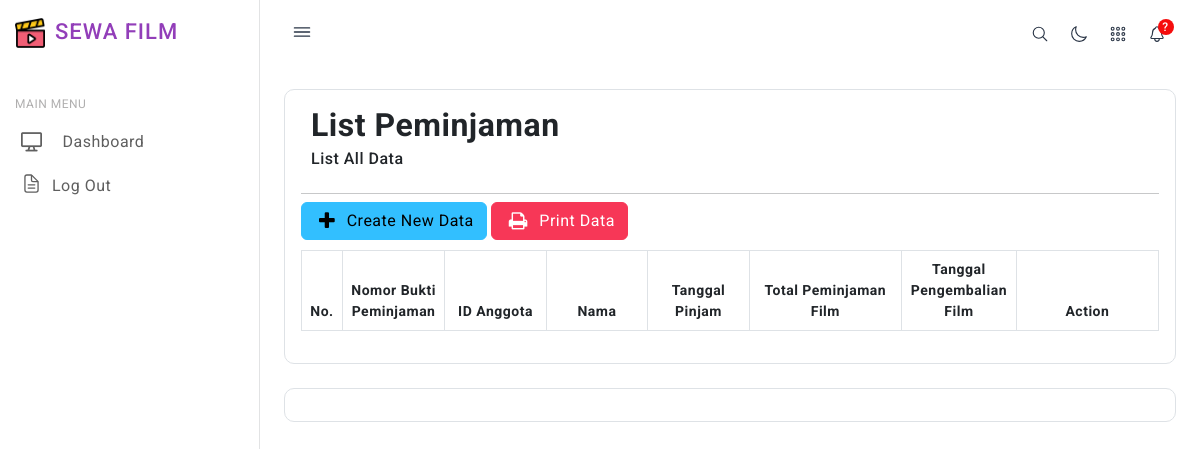
/pinjam/index.php, run on an earlier commit of the app's database.
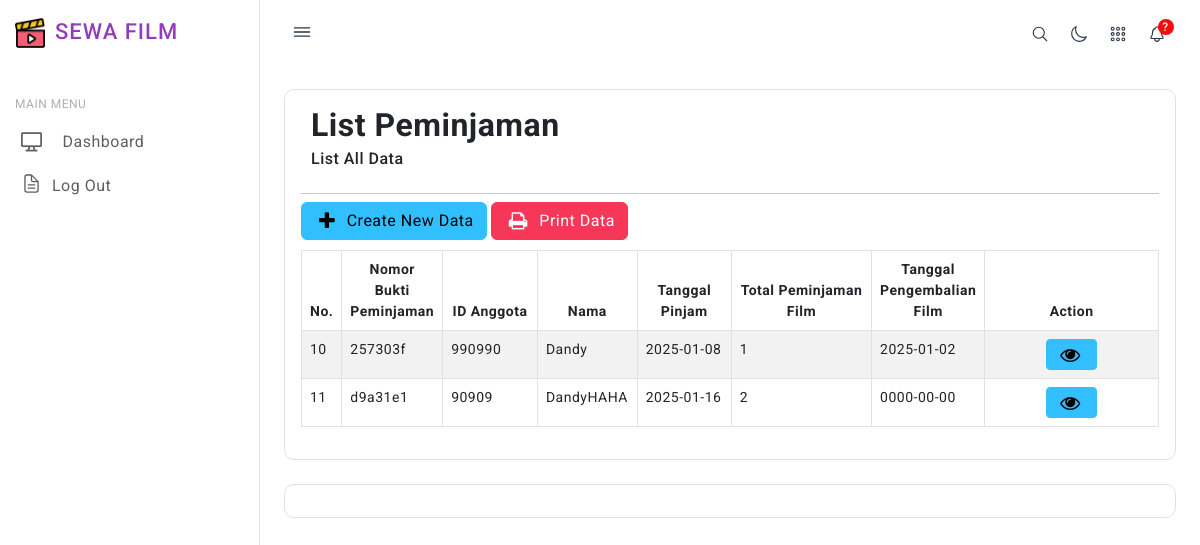
And on a later commit of the database.
### tables this page shows
CREATE TABLE `pinjam` (
  `id` int(11) NOT NULL,
  `nomor_bukti` varchar(10) NOT NULL,
  `nomor_anggota` int(11) UNSIGNED DEFAULT NULL,
  `tanggal_pinjam` date NOT NULL,
  `tanggal_kembali` date NOT NULL,
  `dipinjam` tinyint(1) NOT NULL DEFAULT 0,
  `dikembalikan` tinyint(1) NOT NULL DEFAULT 0
);

CREATE TABLE `anggota` (
  `id` int(11) NOT NULL,
  `nomor_anggota` int(11) UNSIGNED DEFAULT NULL,
  `nama` varchar(255) NOT NULL,
  `jk` enum('L','P') NOT NULL DEFAULT 'L',
  `prodi` enum('TIF','IND','PET') NOT NULL DEFAULT 'TIF'
);

### db/database.php (called while the page is built, shortened)
<?php
class Database {
    private $pdo;
    public function __construct() {
        $dotenv = Dotenv\Dotenv::createImmutable(__DIR__ . "/..");
        $host = $_ENV["DB_HOST"];
        $dbname = $_ENV["DB_DATABASE"];
        $username = $_ENV["DB_USERNAME"];
        $password = $_ENV["DB_PASSWORD"];
        $charset = $_ENV["DB_CHARSET"];
    }
    private function connect($host, $dbname, $username, $password, $charset) {
        try {
            $this->pdo = new PDO("mysql:host={$host};dbname={$dbname};charset={$charset}", $username, $password);
            $this->pdo->setAttribute(PDO::ATTR_ERRMODE, PDO::ERRMODE_EXCEPTION);
        } catch (PDOException $e) {
            die("Database connection failed: " . $e->getMessage());
        }
    }
    public function query($sql, $params = []) {
        $stmt = $this->pdo->prepare($sql);
        if ($stmt) {
            $stmt->execute($params);
            return $stmt;
        } else {
            die("Error in query: " . print_r($this->pdo->errorInfo(), true));
        }
    }
    public function executeQuery($sql, $params = []) {
        try {
            $stmt = $this->pdo->prepare($sql);
            if ($stmt) {
                $stmt->execute($params);
                return $stmt;
            } else {
                die("Error in query: " . print_r($this->pdo->errorInfo(), true));
            }
        } catch (PDOException $e) {
            die("Database error: " . $e->getMessage());
        }
    }
}

### controllers/Pinjam.php (called while the page is built, shortened)
<?php
include_once('../models/PinjamModel.php');
class PinjamController
{
    private $model;
    public function __construct()
    {
        $this->model = new PinjamModel();
    }
    public function getPinjamList()
    {
        return $this->model->getPinjamList();
    }
}

### models/PinjamModel.php (called while the page is built, shortened)
<?php
include_once('../db/database.php');
class PinjamModel
{
    private $db;
    public function __construct()
    {
        $this->db = new Database();
    }
    public function getPinjamList()
    {
        $sql = 'SELECT P.id,P.nomor_bukti,P.nomor_anggota,P.tanggal_pinjam,P.tanggal_kembali,P.dipinjam,P.dikembalikan,A.id as idanggota,A.nama
        FROM pinjam P left join anggota A on (P.nomor_anggota = A.nomor_anggota) limit 100';
        return $this->db->query($sql)->fetchAll(PDO::FETCH_ASSOC);
    }
}

### controllers/Pinjamdetail.php (called while the page is built, shortened)
<?php
include_once('../models/PinjamdetailModel.php');
class PinjamdetailController
{
    private $model;
    public function __construct()
    {
        $this->model = new PinjamdetailModel();
    }
    public function countPinjamdetail($id)
    {
        return $this->model->countPinjamdetail($id);
    }
}

### models/PinjamdetailModel.php (called while the page is built, shortened)
<?php
include_once('../db/database.php');
class PinjamdetailModel
{
    private $db;
    public function __construct()
    {
        $this->db = new Database();
    }
    public function countPinjamdetail($id)
    {
        $sql = "SELECT count(*) as total FROM `pinjamdetail` WHERE pinjam_id=:id";
        $params = array(":id" => $id);
        return $this->db->executeQuery($sql, $params)->fetchColumn();
    }
}

### pinjam/index.php (the view, shortened to what this page needs)
<?php
include("../controllers/Pinjam.php");
include("../controllers/Pinjamdetail.php");
include("../lib/functions.php");
$obj = new PinjamController();
$detail = new PinjamdetailController();
$rows = $obj->getpinjamList();
$theme = setTheme();
getHeader($theme);
?>
<div class="header icon-and-heading">
<h2><strong>List Peminjaman</strong> <small>List All Data</small> </h2>
</div>
<hr style="margin-bottom:-2px;"/>
<a style="margin:10px 0px;" class="btn btn-large btn-info" href="add.php"><i class="fa fa-plus"></i> Create New Data</a>
<a style="margin:10px 0px;" class="btn btn-large btn-danger" href="cetak.php"><i class="fa fa-print"></i> Print Data</a>
<table class="table table-bordered table-striped">
    <thead>
        <tr>
            <th width="30" class="text-center">No.</th>
            <th width="100" class="text-center">Nomor Bukti Peminjaman</th>
            <th width="100" class="text-center">ID Anggota</th>
            <th width="100" class="text-center">Nama</th>
            <th width="100" class="text-center">Tanggal Pinjam</th>
            <th width="150" class="text-center">Total Peminjaman Film</th>
            <th width="100" class="text-center">Tanggal Pengembalian Film</th>
            <th width="140" class="text-center">Action</th>
        </tr>
    </thead>
    <tbody>
        <?php
            foreach($rows as $row){
                $total= $detail->countPinjamdetail($row['id']);
            ?>
        <tr>
            <td><?php echo $row["id"]; ?></td>
            <td><?php echo $row["nomor_bukti"]; ?></td>
            <td><?php echo $row["nomor_anggota"]; ?></td>
            <td><?php echo $row["nama"]; ?></td>
            <td><?php echo $row["tanggal_pinjam"]; ?></td>
            <td><?php echo $total; ?></td>
            <td><?php echo $row["tanggal_kembali"]; ?></td>
            <td class="text-center" width="200">
                <?php if($total==0){ ?>
                <a class="btn btn-warning btn-sm" href="edit.php?id=<?php echo $row['id']; ?>">
                    <i class="fa fa-pencil"></i>
                </a>
                <a class="btn btn-success btn-sm" href="detail.php?id=<?php echo $row['id']; ?>">
                    <i class="fa fa-briefcase"></i>
                </a>
                <a class="btn btn-danger btn-sm" href="delete.php?id=<?php echo $row['id']; ?>">
                    <i class="fa fa-trash"></i>
                </a>
                <?php }else{
                    if($row["tanggal_kembali"]=="Belum Dikembalikan"){
                        if($row["dipinjam"]==1){
                    ?>
                        <a class="btn btn-warning btn-sm" href="detail.php?id=<?php echo $row['id']; ?>">
                            <i class="fa fa-paper-plane"></i>
                        </a>
                        <?php }else{ ?>
                            <a class="btn btn-success btn-sm" href="detail.php?id=<?php echo $row['id']; ?>">
                            <i class="fa fa-briefcase"></i>
                        </a>
                        <?php } ?>
                    <?php }else{ ?>
                        <a class="btn btn-info btn-sm" href="detail.php?id=<?php echo $row['id']; ?>">
                            <i class="fa fa-eye"></i>
                        </a>
                <?php
                    }
                }
                ?>
            </td>
        </tr>
        <?php } ?>
    </tbody>
</table>
<?php
getFooter($theme, "");
?>

### themes/fobia/header.php (shortened to what this page needs)
<!doctype html>
<html lang="en">
<head>
	  <link href="../themes/fobia/assets/css/pace.min.css" rel="stylesheet" />
    <link href="../themes/fobia/assets/plugins/perfect-scrollbar/css/perfect-scrollbar.css" rel="stylesheet" />
    <link href="../themes/fobia/assets/plugins/simplebar/css/simplebar.css" rel="stylesheet" />
    <link href="../themes/fobia/assets/plugins/metismenu/css/metisMenu.min.css" rel="stylesheet" />
    <link href="../themes/fobia/assets/css/bootstrap.min.css" rel="stylesheet">
    <link href="../themes/fobia/assets/css/bootstrap-extended.css" rel="stylesheet">
    <link href="../themes/fobia/assets/css/style.css" rel="stylesheet">
    <link href="../themes/fobia/assets/css/icons.css" rel="stylesheet">
    <link href="https://cdnjs.cloudflare.com/ajax/libs/font-awesome/4.7.0/css/font-awesome.min.css" rel="stylesheet">
    <link href="../themes/fobia/assets/css/dark-theme.css" rel="stylesheet" />
    <link href="../themes/fobia/assets/css/semi-dark.css" rel="stylesheet" />
    <link href="../themes/fobia/assets/css/header-colors.css" rel="stylesheet" />
  </head>
<body>
<div class="wrapper">

### themes/fobia/leftmenu.php (shortened to what this page needs)
<aside class="sidebar-wrapper" data-simplebar="true">
      <div class="sidebar-header">
        <div>
          <img src="../themes/fobia/assets/images/video-player.png" class="logo-icon" alt="logo icon">
        </div>
        <div>
          <h4 class="logo-text">SEWA FILM</h4>
        </div>
      </div>
      <ul class="metismenu" id="menu">
        <li class="menu-label">Main Menu</li>
        <li>
            <a href="dashboard\index.php">
              <div class="parent-icon">
              <i class="lni lni-display-alt"></i>
              </div>
              <div class="menu-title">Dashboard</div>
            </a>
          </li>
          <li>
            <a href="../logout.php">
              <div class="parent-icon">
                <ion-icon name="document-text-outline"></ion-icon>
              </div>
              <div class="menu-title">Log Out</div>
            </a>
          </li>
      </ul>
    </aside>

### themes/fobia/topnav.php (shortened to what this page needs)
<header class="top-header">
      <nav class="navbar navbar-expand gap-3">
        <div class="toggle-icon">
          <ion-icon name="menu-outline"></ion-icon>
        </div>
        <div class="top-navbar-right ms-auto">
          <ul class="navbar-nav align-items-center">
            <li class="nav-item">
              <a class="nav-link mobile-search-button" href="javascript:;">
                <div class="">
                  <ion-icon name="search-outline"></ion-icon>
                </div>
              </a>
            </li>
            <li class="nav-item">
              <a class="nav-link dark-mode-icon" href="javascript:;">
                <div class="mode-icon">
                  <ion-icon name="moon-outline"></ion-icon>
                </div>
              </a>
            </li>
            <li class="nav-item dropdown dropdown-large dropdown-apps">
              <a class="nav-link dropdown-toggle dropdown-toggle-nocaret" href="javascript:;" data-bs-toggle="dropdown">
                <div class="">
                  <ion-icon name="apps-outline"></ion-icon>
                </div>
              </a>
            </li>
            <li class="nav-item dropdown dropdown-large">
              <a class="nav-link dropdown-toggle dropdown-toggle-nocaret" href="javascript:;" data-bs-toggle="dropdown">
                <div class="position-relative">
                  <span class="notify-badge">?</span>
                  <ion-icon name="notifications-outline"></ion-icon>
                </div>
              </a>
            </li>
          </ul>
        </div>
      </nav>
    </header>

### themes/fobia/upper_block.php
<div class="page-content-wrapper">
    <div class="page-content">
        <div class="card radius-10 border shadow-none">
            <div class="card-body">

### themes/fobia/lower_block.php (shortened to what this page needs)
                </div>
            </div>
            <div class="card radius-10 border shadow-none">
                <div class="card-body" style="text-align: center;">
                </div>
            </div>
        </div>
    </div>
</div>

### lib/functions.php (shortened to what this page needs)
<?php
function getHeader($theme_name){
    include("../themes/".$theme_name."/header.php");
    include("../themes/".$theme_name."/leftmenu.php");
    include("../themes/".$theme_name."/topnav.php");
    include("../themes/".$theme_name."/upper_block.php");
}
function getFooter($theme_name, $extra){
    include("../themes/".$theme_name."/lower_block.php");
    echo '</body>
    </html>';
}
?>

### themes/fobia/assets/css/style.css (style rules this page uses)
body { color: #4c5258; font-size: 14px; letter-spacing: .5px; background-color: #ffffff; overflow-x: hidden; font-family: Roboto, sans-serif; }
a { color: #923eb9; text-decoration: none; }
ion-icon { vertical-align: middle; }
::placeholder { opacity: 0.5 !important; }
.wrapper { position: relative; width: 100%; height: auto; }
.wrapper .page-content-wrapper { margin-left: 260px; margin-top: 65px; padding-bottom: 20px; transition: .3s all; }
.wrapper .page-content { padding: 1.5rem; }
.sidebar-wrapper { position: fixed; top: 0; left: 0; width: 260px; height: 100%; background-color: #ffffff; background-clip: padding-box; border-right: 1px solid #e2e3e4; transition: all .2s; z-index: 16; box-shadow: none; }
.sidebar-wrapper .sidebar-header { width: 260px; height: 65px; display: flex; align-items: center; position: fixed; top: 0; bottom: 0; padding: 0 15px; z-index: 5; background-color: #ffffff; border-right: 1px solid #e2e3e4; border-bottom: 0px solid #e4e4e4; transition: all .2s; }
.sidebar-wrapper .sidebar-header .logo-icon { width: 30px; }
.sidebar-wrapper .sidebar-header .logo-text { font-size: 22px; margin-left: 10px; margin-bottom: 0; letter-spacing: 1px; color: #923eb9; }
.toggle-icon { display: flex; align-items: center; justify-content: center; width: 35px; height: 35px; border-radius: 50%; font-size: 22px; cursor: pointer; color: #293445; }
.sidebar-wrapper ul { padding: 0; margin: 0; list-style: none; background: 0% 0 }
.sidebar-wrapper .metismenu { background: 0% 0; display: -webkit-box; display: -ms-flexbox; display: flex; padding: 10px; margin-top: 60px; -webkit-box-orient: vertical; -webkit-box-direction: normal; -ms-flex-direction: column; flex-direction: column }
.sidebar-wrapper .metismenu li+li { margin-top: 5px }
.sidebar-wrapper .metismenu li:first-child { margin-top: 5px }
.sidebar-wrapper .metismenu li:last-child { margin-bottom: 5px }
.sidebar-wrapper .metismenu>li { display: -webkit-box; display: -ms-flexbox; display: flex; -webkit-box-orient: vertical; -webkit-box-direction: normal; -ms-flex-direction: column; flex-direction: column; position: relative }
.sidebar-wrapper .metismenu a { position: relative; display: flex; align-items: center; justify-content: left; padding: 6px 10px; font-size: 16px; color: #5f5f5f; outline-width: 0; text-overflow: ellipsis; overflow: hidden; letter-spacing: .5px; border: 1px solid rgb(146 62 185 / 0%); transition: all .2s ease-out }
.sidebar-wrapper .metismenu a .parent-icon { font-size: 21px; line-height: 1 }
.sidebar-wrapper .metismenu a .parent-icon ion-icon { vertical-align: initial; }
.sidebar-wrapper .metismenu a .menu-title { margin-left: 10px }
.menu-label { padding: 20px 15px 5px 5px; color: #b0afaf; text-transform: uppercase; font-size: 12px; letter-spacing: .5px }
.top-header { display: flex; flex-direction: row; align-items: center; position: fixed; top: 0; left: 260px; right: 0; height: 65px; padding: 0 1.5rem; border-bottom: 1px solid rgba(233, 236, 239, 0); background-clip: border-box; background-color: #ffffff; z-index: 5; transition: 0.3s all; box-shadow: none; }
.top-header .navbar { width: 100%; }
.top-header .navbar .top-navbar-right .nav-item { display: flex; align-items: center; justify-content: center; width: 35px; height: 35px; border-radius: 50%; background-color: #ffffff; margin: 0 2px; }
.top-header .navbar .top-navbar-right .nav-link { color: #293445; font-size: 18px; font-weight: 500; padding-right: .7rem; padding-left: .7rem; }
.dropdown-toggle-nocaret:after { display: none }
.top-header .navbar .nav-link .notify-badge { position: absolute; top: 0px; right: -8px; color: #fff; font-size: 12px; width: 16px; height: 16px; border-radius: 50%; display: flex; align-items: center; justify-content: center; background-color: #f50d0d; z-index: 1; }
.dropdown-large { position: relative }
.radius-10 { border-radius: 10px !important; }
.btn i, .btn ion-icon { vertical-align: middle; font-size: 1rem; margin-top: -1em; margin-bottom: -1em; margin-right: 7px; }
.btn i, .btn.btn-lg ion-icon { font-size: 1.25rem; }

### themes/fobia/header.php (style rules this page uses)
h2 strong { display: block; }
h2 small { display: block; font-size: 0.5em; margin-top: 5px; }
.icon-and-heading { display: inline-flex; align-items: center; }
i { font-size: 24px; margin-right: 10px; }

What changed in the data, as far as the page shows it:
added pinjam: id "10", nomor_bukti "257303f", nomor_anggota "990990", anggota.nama "Dandy", tanggal_pinjam "2025-01-08", total "1", tanggal_kembali "2025-01-02"
added pinjam: id "11", nomor_bukti "d9a31e1", nomor_anggota "90909", anggota.nama "DandyHAHA", tanggal_pinjam "2025-01-16", total "2", tanggal_kembali "0000-00-00"
